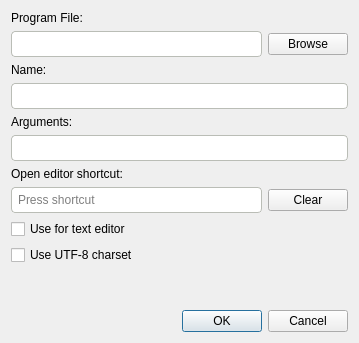
<?xml version="1.0" encoding="UTF-8"?>
<ui version="4.0">
 <class>WizExternalEditorInfoDialog</class>
 <widget class="QDialog" name="WizExternalEditorInfoDialog">
  <property name="geometry">
   <rect>
    <x>0</x>
    <y>0</y>
    <width>359</width>
    <height>343</height>
   </rect>
  </property>
  <property name="windowTitle">
   <string>Dialog</string>
  </property>
  <property name="styleSheet">
   <string notr="true">QLineEdit {
    border-width: 1px;
    border-style: solid;
    border-radius: 4px;
	border-color: rgb(186, 189, 182);
	padding: 4px;
}</string>
  </property>
  <layout class="QVBoxLayout" name="verticalLayout">
   <item>
    <layout class="QVBoxLayout" name="verticalLayout_2">
     <item>
      <widget class="QLabel" name="labelProgram">
       <property name="text">
        <string>Program File:</string>
       </property>
      </widget>
     </item>
     <item>
      <layout class="QHBoxLayout" name="horizontalLayout">
       <item>
        <widget class="QLineEdit" name="editProgram">
         <property name="styleSheet">
          <string notr="true"/>
         </property>
        </widget>
       </item>
       <item>
        <widget class="QPushButton" name="pushBrowse">
         <property name="text">
          <string>Browse</string>
         </property>
        </widget>
       </item>
      </layout>
     </item>
     <item>
      <widget class="QLabel" name="labelName">
       <property name="text">
        <string>Name:</string>
       </property>
      </widget>
     </item>
     <item>
      <layout class="QHBoxLayout" name="horizontalLayout_2">
       <item>
        <widget class="QLineEdit" name="editName"/>
       </item>
      </layout>
     </item>
     <item>
      <widget class="QLabel" name="labelArguments">
       <property name="text">
        <string>Arguments:</string>
       </property>
      </widget>
     </item>
     <item>
      <layout class="QHBoxLayout" name="horizontalLayout_3">
       <item>
        <widget class="QLineEdit" name="editArguments"/>
       </item>
      </layout>
     </item>
     <item>
      <widget class="QLabel" name="labelEditOpenShortCut">
       <property name="text">
        <string>Open editor shortcut:</string>
       </property>
      </widget>
     </item>
     <item>
      <layout class="QHBoxLayout" name="horizontalLayout_4">
       <item>
        <widget class="QKeySequenceEdit" name="editOpenShortCut"/>
       </item>
       <item>
        <widget class="QPushButton" name="clearOpenShortCut">
         <property name="text">
          <string>Clear</string>
         </property>
        </widget>
       </item>
      </layout>
     </item>
     <item>
      <widget class="QCheckBox" name="checkTextEditor">
       <property name="text">
        <string>Use for text editor</string>
       </property>
      </widget>
     </item>
     <item>
      <widget class="QCheckBox" name="checkUTF8">
       <property name="text">
        <string>Use UTF-8 charset</string>
       </property>
      </widget>
     </item>
     <item>
      <spacer name="verticalSpacer">
       <property name="orientation">
        <enum>Qt::Vertical</enum>
       </property>
       <property name="sizeHint" stdset="0">
        <size>
         <width>20</width>
         <height>40</height>
        </size>
       </property>
      </spacer>
     </item>
    </layout>
   </item>
   <item>
    <widget class="QDialogButtonBox" name="buttonBox">
     <property name="orientation">
      <enum>Qt::Horizontal</enum>
     </property>
     <property name="standardButtons">
      <set>QDialogButtonBox::Cancel|QDialogButtonBox::Ok</set>
     </property>
    </widget>
   </item>
  </layout>
 </widget>
 <resources/>
 <connections>
  <connection>
   <sender>buttonBox</sender>
   <signal>accepted()</signal>
   <receiver>WizExternalEditorInfoDialog</receiver>
   <slot>accept()</slot>
   <hints>
    <hint type="sourcelabel">
     <x>248</x>
     <y>254</y>
    </hint>
    <hint type="destinationlabel">
     <x>157</x>
     <y>274</y>
    </hint>
   </hints>
  </connection>
  <connection>
   <sender>buttonBox</sender>
   <signal>rejected()</signal>
   <receiver>WizExternalEditorInfoDialog</receiver>
   <slot>reject()</slot>
   <hints>
    <hint type="sourcelabel">
     <x>316</x>
     <y>260</y>
    </hint>
    <hint type="destinationlabel">
     <x>286</x>
     <y>274</y>
    </hint>
   </hints>
  </connection>
 </connections>
</ui>
